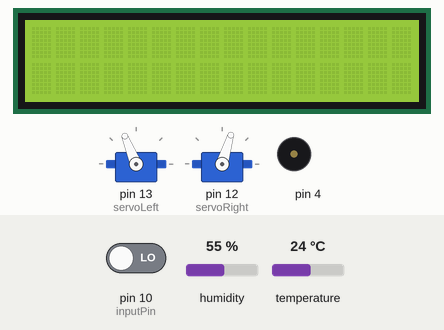
Simulated run of this sketch. Board: Arduino Uno, built with avr-gcc and run on an emulated ATmega328P. Parts: 16×2 character LCD, 2 × servo, buzzer (waves = sounding). The test bench sets the inputs (shaded band); at power-on: temperature 24 °C, pin 10 (inputPin) LOW, humidity 55 %. What the sketch prints to the serial monitor is not drawn.

Above: at 1.2 s.
1.3 s: temperature set to 36 °C
At 12.5 s:
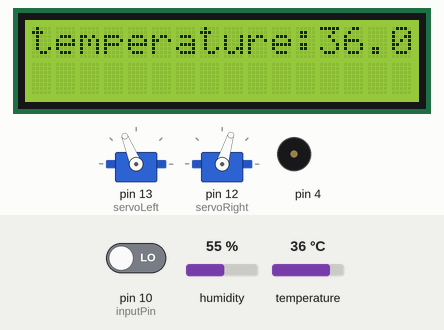
16.3 s: temperature set to 39 °C
At 25.4 s:
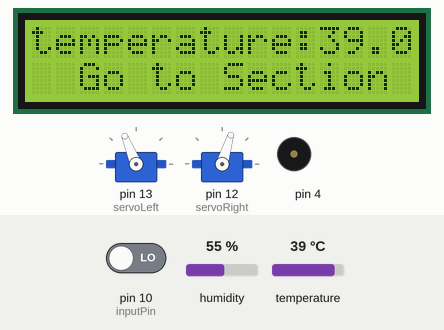
46.3 s: temperature set to 12 °C
At 63.2 s:
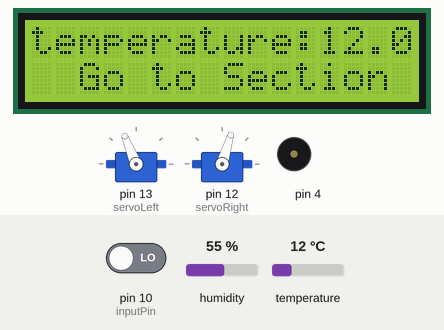
Timing chart, 0 to 77.2 s (numbered marks = the images above; inputs shaded):
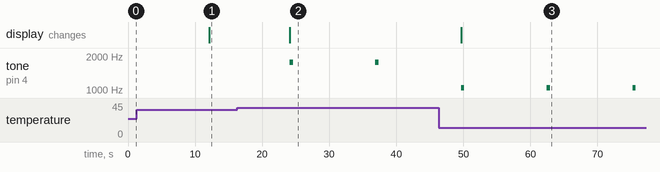

Measured:
- the behaviour switches between 37 and 38 °C on temperature (found by bisection; images 1 and 2)
- after the input at 1.3 s, the display: changes after 10.8 s (image 1)
- after the input at 16.3 s, tone on pin 4: alternates 1760 Hz for 0.50 s and silent for 12.3 s, starting after 7.8 s; the display: changes after 7.8 s (image 2)
- after the input at 46.3 s, the display: changes after 3.4 s (image 3)

The sketch:

sketch_feb16c.ino
```cpp
#include <LiquidCrystal.h>
#include <DHT11.h>    //라이브러리 불러옴
#define dataPin 8
#include <Servo.h>                           // Include servo library

Servo servoLeft;                             // Declare left and right servos
Servo servoRight;

int note[] = {1047, 1147, 1319, 1397, 1568, 1760, 1976, 2093};
LiquidCrystal lcd(1, 2, 4, 5, 6, 7); // Creates an LCD object. Parameters: (rs, enable, d4, d5, d6, d7)            //Signal 이 연결된 아두이노의 핀번호
DHT11 dht11(dataPin);

int inputPin = 10;               // choose the input pin (for PIR sensor)
int pirState = LOW;             // we start, assuming no motion detected
int val = 0;                    // variable for reading the pin status


void setup()
{
   Serial.begin(9600); //통신속도 설정

  pinMode(inputPin, INPUT);     // declare sensor as input
   lcd.begin(16,2);
}

void loop()
{
  int err;
  float temp, humi;

   servoLeft.attach(13);                      // Attach left signal to P13
  servoRight.attach(12);                     // Attach right signal to P12

  // Full speed forward
 servoLeft.writeMicroseconds(1700);         // Left wheel counterclockwise
  servoRight.writeMicroseconds(1300);        // Right wheel clockwise
     delay(10000);     // ...for 10 seconds


 if((err=dht11.read(humi, temp))==0) //온도, 습도 읽어와서 표시
  {
     servoLeft.detach();                        // Stop sending servo signals
 servoRight.detach();
   delay(2000);
    lcd.setCursor(0,0);
    lcd.print("temperature:");
    lcd.print(temp);
    Serial.print("temperature:");
    Serial.print(temp);
    lcd.setCursor(0,1);
    lcd.println();

   if(temp <= 20){
    tone(4, note[0], 500);
    delay(750);
     lcd.setCursor(0,0);
    lcd.print("temperature:");
    lcd.print(temp);
    lcd.print("Go to Section A:");
    Serial.print("temperature:");
    Serial.print(temp);
    lcd.setCursor(0,1);
    lcd.println();
    }

    else if((temp >= 38)&&(temp < 40)){
    tone(4, note[5], 500);
    lcd.print("Go to Section B");
    delay(750);
      }
    else if((temp >= 40)&&(temp < 42)){
    tone(4, note[6], 500);
    delay(750);
      }
    else if((temp >= 42)&&(temp < 44)){
    tone(4, note[7], 500);
    delay(750);
    }
  }
 /* else                                //에러일 경우 처리
  {
    Serial.println();
    Serial.print("Error No :");
    Serial.print(err);
    Serial.println();
  }*/

   val = digitalRead(inputPin);  // read input value
  if (val == HIGH) {            // check if the input is HIGH
     if (pirState == LOW) {
      // we have just turned on
    Serial.println("Motion detected!");

      // We only want to print on the output change, not state
      pirState = HIGH;
    }
  }
  else {
    if (pirState == HIGH){
      // we have just turned of
      Serial.println("Motion ended!");
        servoLeft.writeMicroseconds(1700);         // Left wheel counterclockwise
  servoRight.writeMicroseconds(1300);
      // We only want to print on the output change, not state
      pirState = LOW;
    }
  }
}
```
